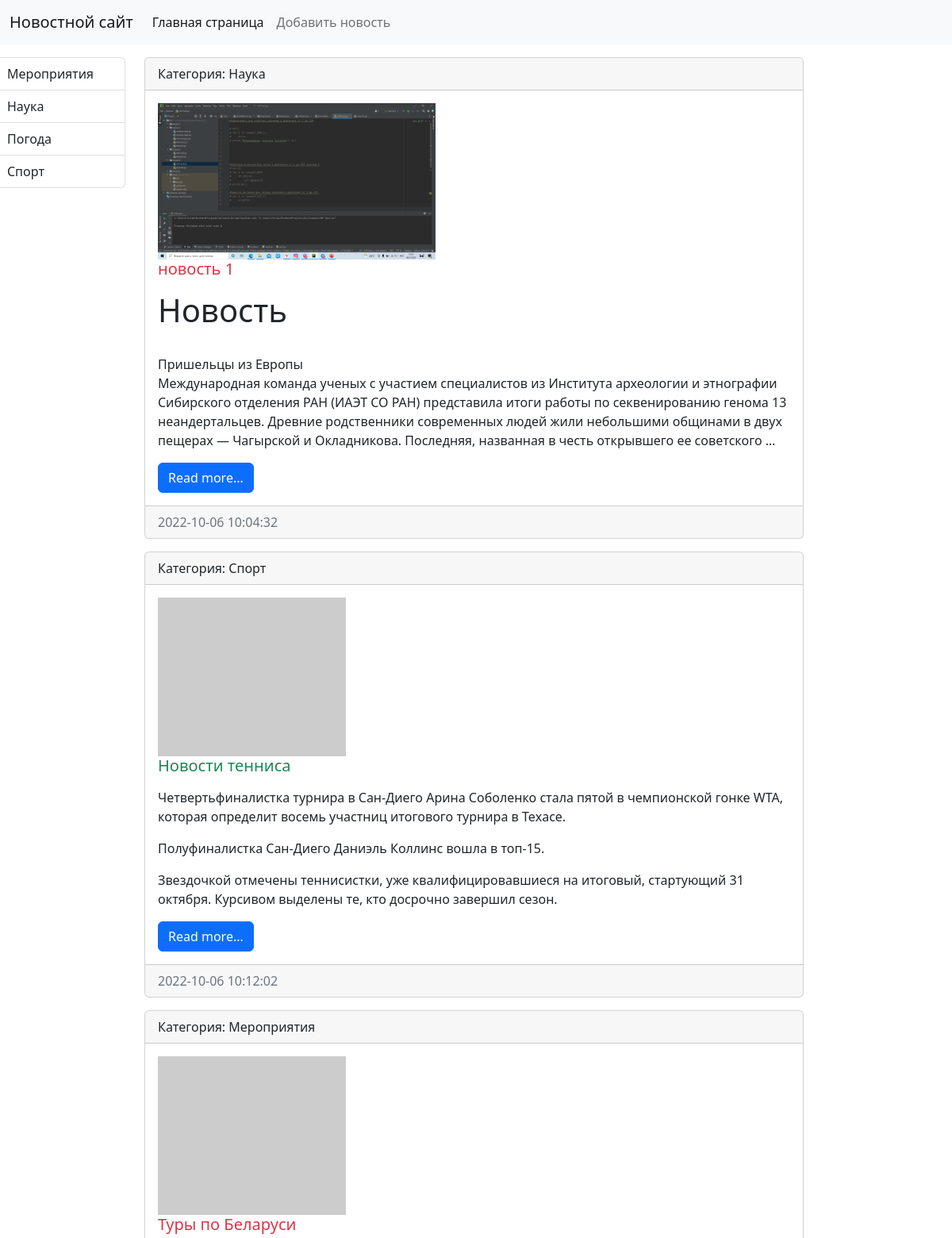
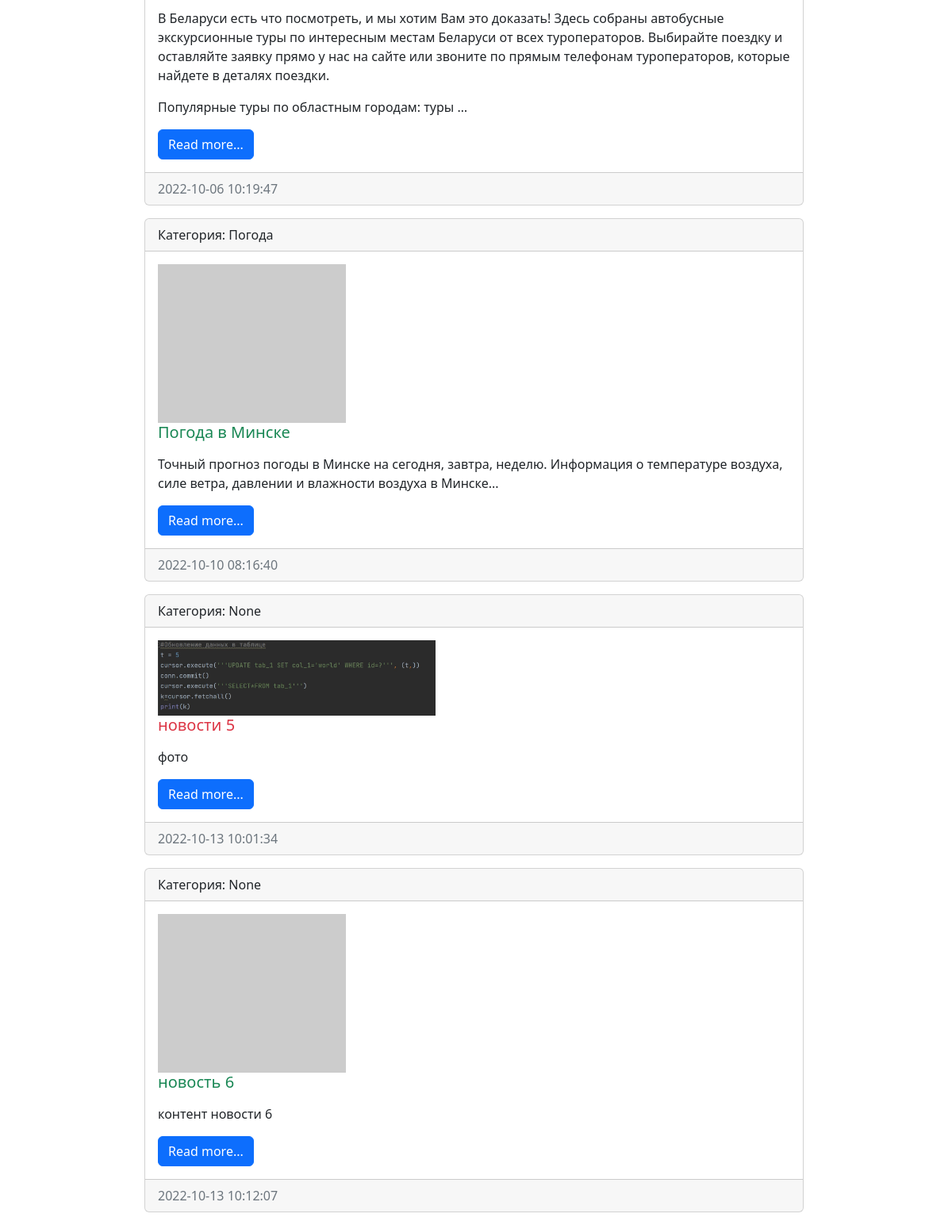
The page / on the database its author committed (2 pictures, top to bottom).
### news/models.py (models this page shows, shortened)
class Category(models.Model):
    title = models.CharField(max_length=150,db_index=True,verbose_name='Наименование категории')
    def __str__(self):
        return self.title
    class Meta:
        verbose_name = 'Категория'
        verbose_name_plural = 'Категория'
        ordering = ['title']

class News(models.Model):
    title=models.CharField(max_length=1500,verbose_name= 'Наименование')
    content=models.TextField(blank=True, verbose_name= 'Контент')
    created_at=models.DateTimeField(auto_now_add=True, verbose_name= 'Дата публикации')
    update_at = models.DateTimeField(auto_now=True,verbose_name= 'Обновлено' )
    photo=models.ImageField(upload_to='photo/%Y/%m/%d/', verbose_name= 'Фото', blank=True)
    is_published=models.BooleanField(default=True, verbose_name= 'Опубликовано')
    category = models.ForeignKey('Category',on_delete=models.PROTECT,null=True,verbose_name='Категория')
    class Meta:
        verbose_name='Новость'
        verbose_name_plural = 'Новости'
        ordering = ['id']

### news/views.py (the view)
# urls.py: path('', index, name='home'),
def index(request):
    news = News.objects.all()
    categories = Category.objects.all()
    context={
        'news': news,
        'title': 'Список новостей',
        'category': categories
    }
    return render (request, 'news/index.html', context)

### news/templates/news/index.html (shortened to what this page needs)
{% extends 'base.html' %}
{% block sidebar %}
<div class = "list-group">
    {% for item in category %}
    <a href="{% url 'category' item.pk %}" class="list-group-item list-group-item-action">{{ item.title }}</a>
    {% endfor %}
</div>
{% endblock %}
{% block content %}
{% for item in news %}
<div class="card mb-3">
    <div class="card-header">
        Категория: {{ item.category }}
    </div>
    <div class="card-body">
       <div class ="media">
           {% if item.photo %}
           <img src="{{item.photo.url}}" alt="" width="350" class="mr-3">
              {% else %}
              <img src=" https://picsum.photos/id/237/200/300" alt="" class =mr-3">
           {% endif %}
            <div class = "media-body">
                <h5 class="card-title {% cycle 'text-danger' 'text-success'%}">{{ item.title }}</h5>
                {% autoescape off %}
                <p class="card-text">{{ item.content|linebreaks|truncatewords:50 }}</p>
                {% endautoescape  %}
                <a href="#" class="btn btn-primary">Read more...</a>
            </div>
       </div>
    </div>
    <div class="card-footer text-muted">
        {{ item.created_at|date:"Y-m-d H:i:s" }}
    </div>
</div>
{% endfor %}
{% endblock %}

### templates/base.html (shortened to what this page needs)
<!doctype html>
<html lang="en">
<head>
    <link href="https://cdn.jsdelivr.net/npm/bootstrap@5.2.2/dist/css/bootstrap.min.css" rel="stylesheet"
>
</head>
<body>
{% include 'inc/_nav.html'%}
<div class="container mt-3">
    <div class="row"style = "position:relative;left:-50px;">
        <div class="col-md-2">
            {% block sidebar %}SIDEBAR{% endblock %}
        </div>
        <div class="col-md-9">
        {% block content %}CONTENT{% endblock %}
        </div>
    </div>
</div>
</body>
</html>

### templates/inc/_nav.html (shortened to what this page needs)
<nav class="navbar navbar-expand-lg bg-light">
    <div class="container-fluid">
        <a class="navbar-brand" href="{% url 'home' %}">Новостной сайт</a>
        <div class="collapse navbar-collapse" id="navbarSupportedContent">
            <ul class="navbar-nav me-auto mb-2 mb-lg-0">
                <li class="nav-item">
                    <a class="nav-link active" aria-current="page" href="{% url 'home' %}">Главная страница</a>
                </li>
                <li class="nav-item">
                    <a class="nav-link" href="{% url 'home' %}">Добавить новость</a>
                </li>
            </ul>
        </div>
    </div>
</nav>

### rows shown on the page
Category: title "Мероприятия"
Category: title "Наука"
Category: title "Погода"
Category: title "Спорт"
News: category "Наука", photo (picture), title "новость 1", content "Новость Пришельцы из Европы Международная команда ученых с участием специалистов из Института археологии и этнографии Сибирского отделения РАН (ИАЭТ СО РАН) представила итоги работы по секвенированию генома 13 неандертальцев. Древние родственники современных людей жили небольшими общинами в двух пещерах — Чагырской и Окладникова. Последняя, названная в честь открывшего ее советского …", created_at "2022-10-06 10:04:32"
News: category "Спорт", title "Новости тенниса", content "Четвертьфиналистка турнира в Сан-Диего Арина Соболенко стала пятой в чемпионской гонке WTA, которая определит восемь участниц итогового турнира в Техасе. Полуфиналистка Сан-Диего Даниэль Коллинс вошла в топ-15. Звездочкой отмечены теннисистки, уже квалифицировавшиеся на итоговый, стартующий 31 октября. Курсивом выделены те, кто досрочно завершил сезон.", created_at "2022-10-06 10:12:02"
News: category "Мероприятия", title "Туры по Беларуси", content "В Беларуси есть что посмотреть, и мы хотим Вам это доказать! Здесь собраны автобусные экскурсионные туры по интересным местам Беларуси от всех туроператоров. Выбирайте поездку и оставляйте заявку прямо у нас на сайте или звоните по прямым телефонам туроператоров, которые найдете в деталях поездки. Популярные туры по областным городам: туры …", created_at "2022-10-06 10:19:47"
News: category "Погода", title "Погода в Минске", content "Точный прогноз погоды в Минске на сегодня, завтра, неделю. Информация о температуре воздуха, силе ветра, давлении и влажности воздуха в Минске...", created_at "2022-10-10 08:16:40"
News: category "None", photo (picture), title "новости 5", content "фото", created_at "2022-10-13 10:01:34"
News: category "None", title "новость 6", content "контент новости 6", created_at "2022-10-13 10:12:07"
